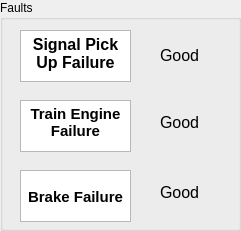
     <widget class="QGroupBox" name="fault_box">
      <property name="geometry">
       <rect>
        <x>500</x>
        <y>60</y>
        <width>241</width>
        <height>231</height>
       </rect>
      </property>
      <property name="title">
       <string>Faults</string>
      </property>
      <widget class="QTextBrowser" name="signal_txt">
       <property name="geometry">
        <rect>
         <x>20</x>
         <y>30</y>
         <width>111</width>
         <height>52</height>
        </rect>
       </property>
       <property name="html">
        <string>&lt;!DOCTYPE HTML PUBLIC &quot;-//W3C//DTD HTML 4.0//EN&quot; &quot;http://www.w3.org/TR/REC-html40/strict.dtd&quot;&gt;
&lt;html&gt;&lt;head&gt;&lt;meta name=&quot;qrichtext&quot; content=&quot;1&quot; /&gt;&lt;style type=&quot;text/css&quot;&gt;
p, li { white-space: pre-wrap; }
&lt;/style&gt;&lt;/head&gt;&lt;body style=&quot; font-family:'MS Shell Dlg 2'; font-size:7.8pt; font-weight:400; font-style:normal;&quot;&gt;
&lt;p align=&quot;center&quot; style=&quot; margin-top:0px; margin-bottom:0px; margin-left:0px; margin-right:0px; -qt-block-indent:0; text-indent:0px;&quot;&gt;&lt;span style=&quot; font-size:12pt; font-weight:600;&quot;&gt;Signal Pick Up Failure&lt;/span&gt;&lt;/p&gt;&lt;/body&gt;&lt;/html&gt;</string>
       </property>
      </widget>
      <widget class="QTextBrowser" name="engine_txt">
       <property name="geometry">
        <rect>
         <x>20</x>
         <y>100</y>
         <width>111</width>
         <height>52</height>
        </rect>
       </property>
       <property name="html">
        <string>&lt;!DOCTYPE HTML PUBLIC &quot;-//W3C//DTD HTML 4.0//EN&quot; &quot;http://www.w3.org/TR/REC-html40/strict.dtd&quot;&gt;
&lt;html&gt;&lt;head&gt;&lt;meta name=&quot;qrichtext&quot; content=&quot;1&quot; /&gt;&lt;style type=&quot;text/css&quot;&gt;
p, li { white-space: pre-wrap; }
&lt;/style&gt;&lt;/head&gt;&lt;body style=&quot; font-family:'MS Shell Dlg 2'; font-size:7.8pt; font-weight:400; font-style:normal;&quot;&gt;
&lt;p align=&quot;center&quot; style=&quot; margin-top:0px; margin-bottom:0px; margin-left:0px; margin-right:0px; -qt-block-indent:0; text-indent:0px;&quot;&gt;&lt;span style=&quot; font-size:11pt; font-weight:600;&quot;&gt;Train Engine Failure&lt;/span&gt;&lt;/p&gt;&lt;/body&gt;&lt;/html&gt;</string>
       </property>
      </widget>
      <widget class="QTextBrowser" name="brake_fail_txt">
       <property name="geometry">
        <rect>
         <x>20</x>
         <y>170</y>
         <width>111</width>
         <height>52</height>
        </rect>
       </property>
       <property name="html">
        <string>&lt;!DOCTYPE HTML PUBLIC &quot;-//W3C//DTD HTML 4.0//EN&quot; &quot;http://www.w3.org/TR/REC-html40/strict.dtd&quot;&gt;
&lt;html&gt;&lt;head&gt;&lt;meta name=&quot;qrichtext&quot; content=&quot;1&quot; /&gt;&lt;style type=&quot;text/css&quot;&gt;
p, li { white-space: pre-wrap; }
&lt;/style&gt;&lt;/head&gt;&lt;body style=&quot; font-family:'MS Shell Dlg 2'; font-size:7.8pt; font-weight:400; font-style:normal;&quot;&gt;
&lt;p align=&quot;center&quot; style=&quot;-qt-paragraph-type:empty; margin-top:0px; margin-bottom:0px; margin-left:0px; margin-right:0px; -qt-block-indent:0; text-indent:0px; font-size:8.25pt;&quot;&gt;&lt;br /&gt;&lt;/p&gt;
&lt;p align=&quot;center&quot; style=&quot; margin-top:0px; margin-bottom:0px; margin-left:0px; margin-right:0px; -qt-block-indent:0; text-indent:0px;&quot;&gt;&lt;span style=&quot; font-size:11pt; font-weight:600;&quot;&gt;Brake Failure&lt;/span&gt;&lt;/p&gt;&lt;/body&gt;&lt;/html&gt;</string>
       </property>
      </widget>
      <widget class="QLabel" name="signal_display">
       <property name="geometry">
        <rect>
         <x>160</x>
         <y>33</y>
         <width>57</width>
         <height>45</height>
        </rect>
       </property>
       <property name="font">
        <font>
         <pointsize>12</pointsize>
        </font>
       </property>
       <property name="text">
        <string>Good</string>
       </property>
      </widget>
      <widget class="QLabel" name="engine_display">
       <property name="geometry">
        <rect>
         <x>160</x>
         <y>100</y>
         <width>57</width>
         <height>45</height>
        </rect>
       </property>
       <property name="font">
        <font>
         <pointsize>12</pointsize>
        </font>
       </property>
       <property name="text">
        <string>Good</string>
       </property>
      </widget>
      <widget class="QLabel" name="brake_fault_display">
       <property name="geometry">
        <rect>
         <x>160</x>
         <y>170</y>
         <width>57</width>
         <height>45</height>
        </rect>
       </property>
       <property name="font">
        <font>
         <pointsize>12</pointsize>
        </font>
       </property>
       <property name="text">
        <string>Good</string>
       </property>
      </widget>
     </widget>
